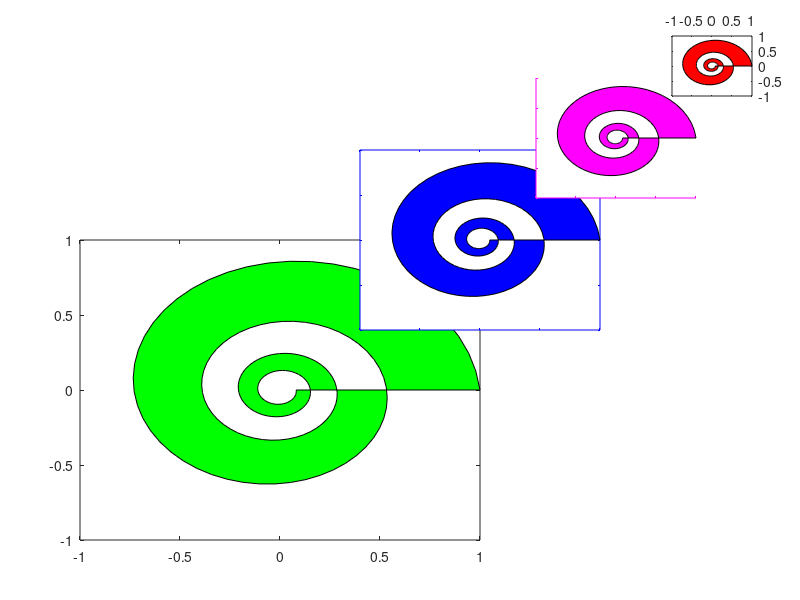

Write MATLAB code to recreate this figure.
%  FUNWITHSPIRALS: Script to plot 4 filled spirals in
% different axes
% Written by Rudra Pratap on July 7, 1997,
%           last modified Nov 7, 2004.
% ------------------------

% create basic data for a spiral

t = linspace(0,8*pi,200) ;
r = exp(-.1*t) ;
x = r.*cos(t) ;
y = r.*sin(t) ;

% clear previous figure settinggs
clf
% first axes
h1 = axes('position' , [.1,.1,.5,.5]) ;
% first (big) spiral in green
fill(x,y,'g')
% second axes
h2 = axes('position' , [.45,.45,.3,.3]) ;
% second spiral in blue
fill(x,y,'b')
% change the x-axis color to blue
set(h2,'xcolor','b') ;
% change the y-axis color to blue
set(h2,'ycolor','b') ;
% remove axis tick marks
set(h2,'xticklabel',' ') ;
set(h2,'yticklabel',' ') ;
% third axes
h3 = axes('position' , [.67,.67,.2,.2]) ;
% third spiral, no outer box
fill(x,y,'m') , box('off')
% change axis color to magenta
set(h3,'xcolor','m') ;
set(h3,'ycolor','m') ;
% remove axis tick marks
set(h3,'xticklabel',' ') ;
set(h3,'yticklabel',' ') ;
% fourth axes
h4 = axes('position',[.84,.84,.1,.1]) ;
% fourth spiral in red
fill(x,y,'r')
% change the background color
set(h4,'color','y') ;
% locate x-axis on top
set(h4,'xaxisloc','top') ;
% locate y-axis on right
set(h4,'yaxisloc','right') ;